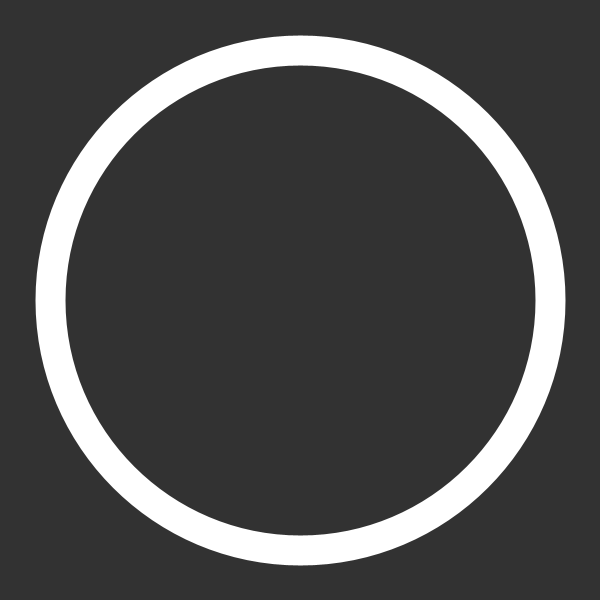
Frame 1 (no input)
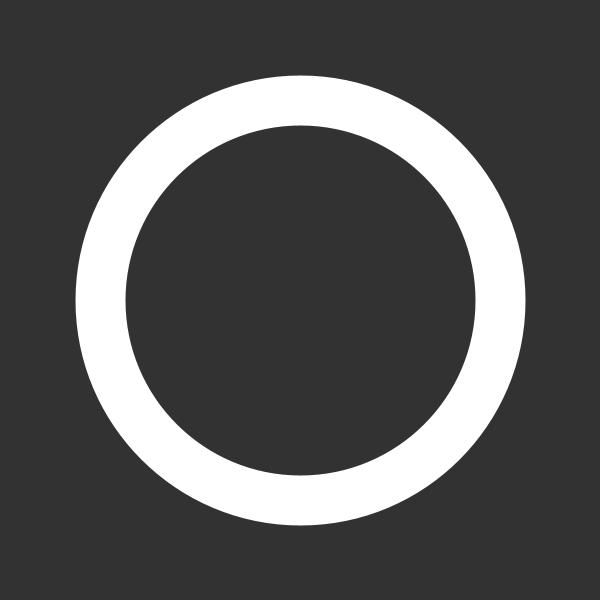
Frame 60 (the mouse pressed at the canvas centre just before this capture)
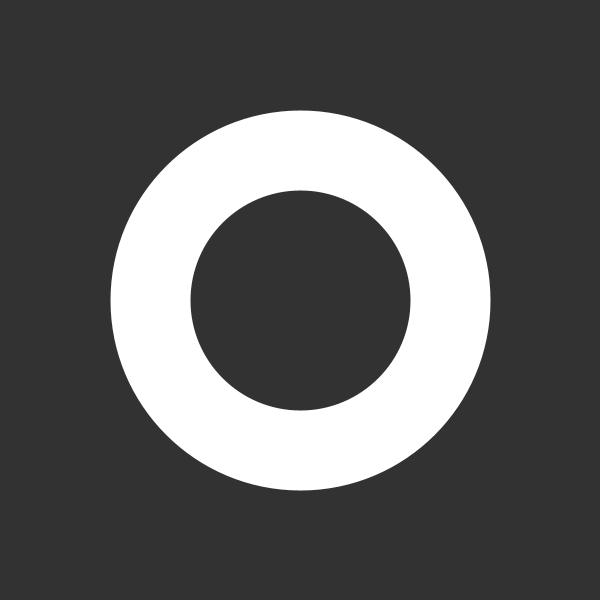
Frame 120 (the mouse held since frame 60 and released just before this capture)

The Processing sketch that drew these frames (run headless with seeded random() and noise(); from frame 60 on, the mouse is pressed at the canvas centre):

// Processing sketch: processing_73679
// ── processing_73679.pde

float stampSize = 850;

float i = 0.0;
float dif = 0.0;

float r = 0.0;
float g = 0.0;
float b = 0.0;

float strValue = 0.0;

void setup() {
  size (600, 600);
  background (50);
  stroke (255);
}

void draw() {

  if (millis() >= 0) {
    strokeWeight (30);
    noFill();
    ellipse (300, height/2, 500, 500);
  } 
  if (millis() >= 1000) {
    background (50);
    strokeWeight (50);
    ellipse (300, height/2, 400, 400);
  }
  if (millis() >= 2000) {
    background (50);
    strokeWeight(80);
    ellipse (300, height/2, 300, 300);
  }
  if (millis() >= 3000) {
    background (50);
    strokeWeight (100);
    ellipse (300, height/2, 200, 200);
  }
  if (millis() >= 4000) {
    background (50);
    strokeWeight(10);
    fill (255);
    ellipse (300, height/2, 70, 70);
  }
  if (millis() >= 5000) {
    for (int py = height/2; py < height; py = py + height/2) {


      for (i=stampSize; i>0; i=i-dif) {

        r = random (0, 255);
        g = random (0, 255);
        b = random (0, 255);

        dif = random (10, 30);

        strValue = random (1, 10);

        strokeWeight (strValue);

        fill (r, g, b, 100);
        ellipse (300, py, i, i);
      }
    }
  }
}
